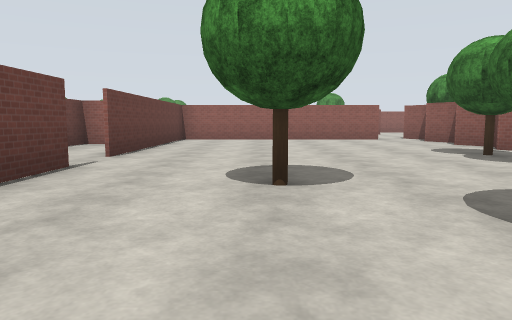
View 1 (above)

24 first-person views from a walk through a Gazebo world. The camera is 1.3 m above the floor, tilts 6° down and sees 70° across. The floor is counted in squares, 2.5 m on a side. Each view is taken from the middle of a square. On the plan, view 1 faces up. The plan holds only what a view shows up to about 9 squares ahead; the rest is blank. The place goes on beyond the plan. Gazebo's built-in surfaces are drawn with simple patterns. Some stock models are drawn as simple stand-ins. Some surface patterns are stand-ins.

View 2
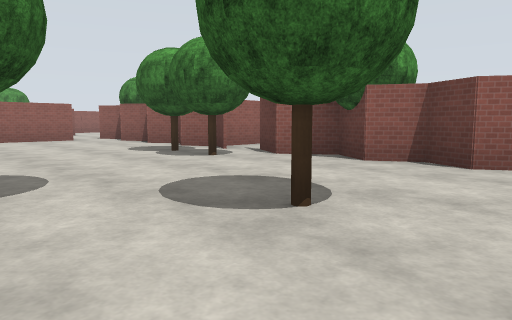

View 3
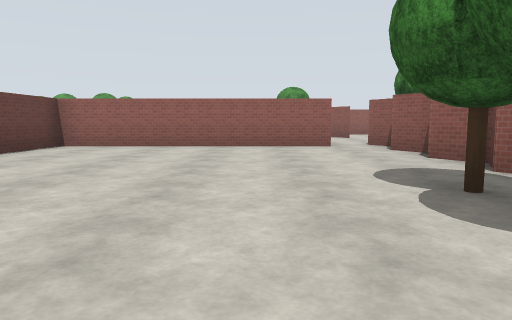

View 4
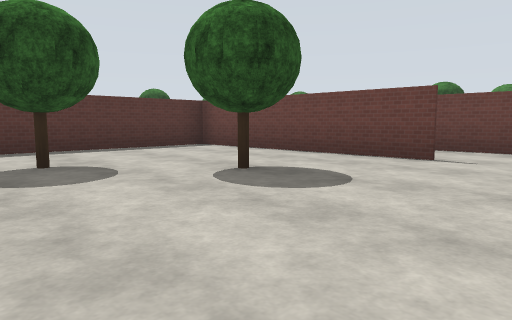

View 5
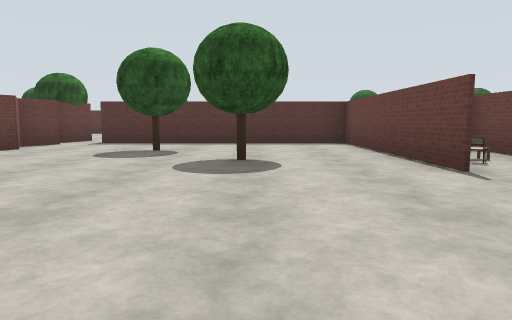

View 6
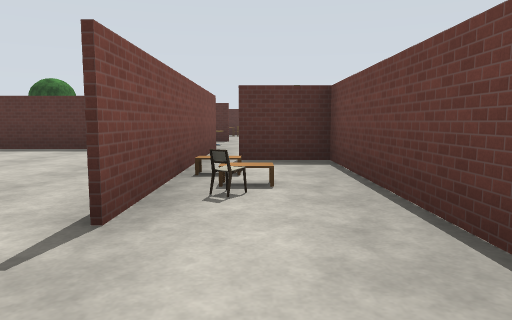

View 7
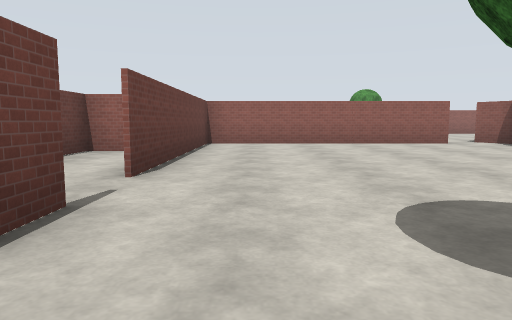

View 8
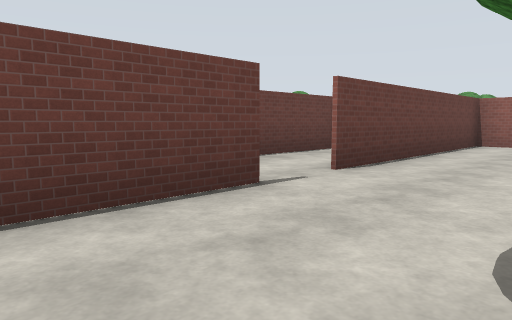

View 9
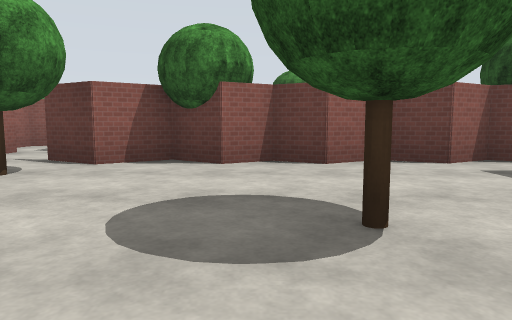

View 10
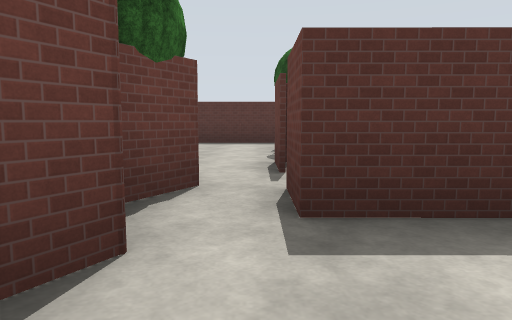

View 11
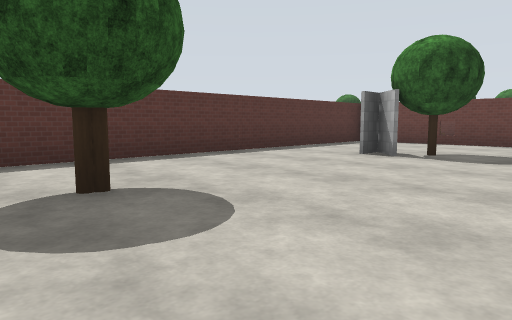

View 12
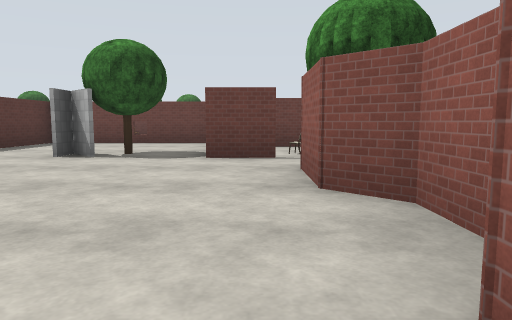

View 13
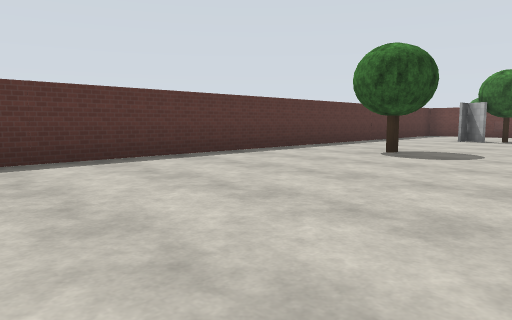

View 14
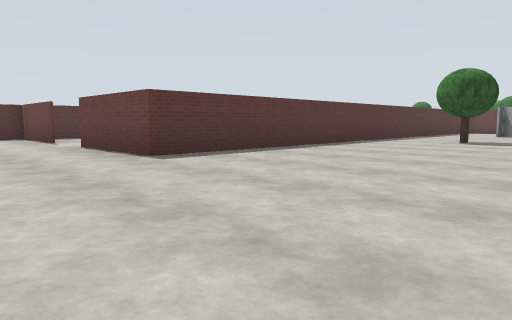

View 15
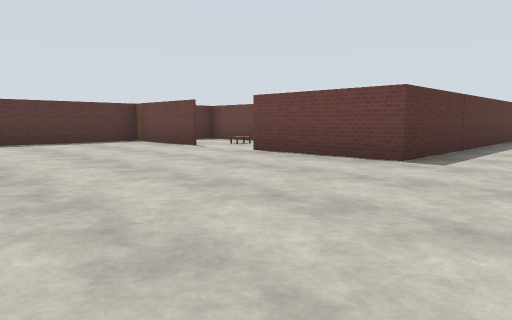

View 16
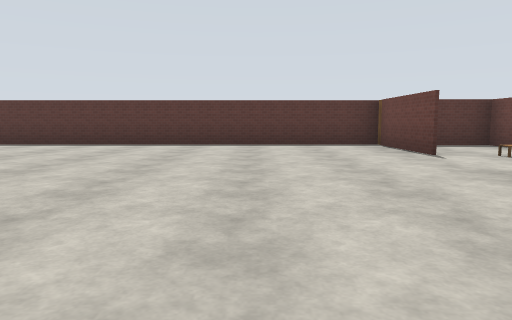

View 17
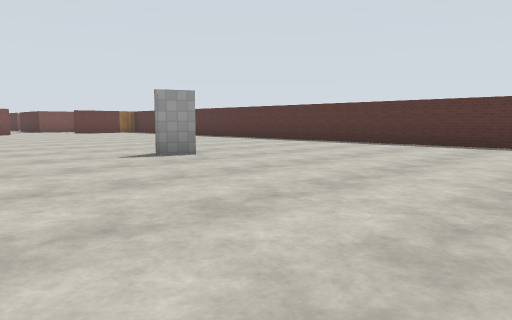

View 18
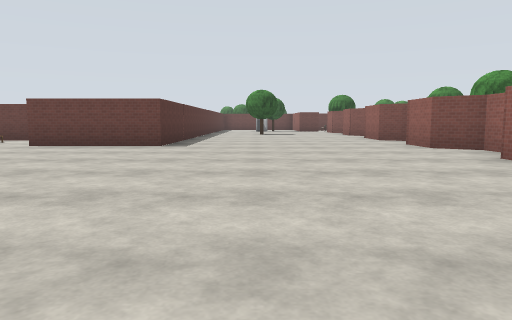

View 19
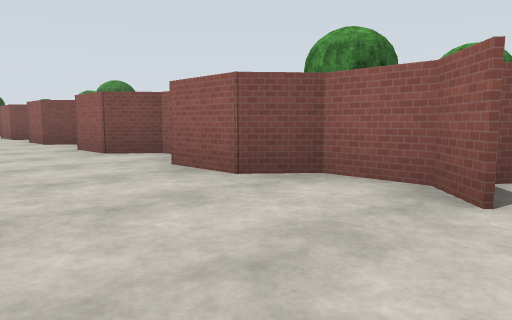

View 20
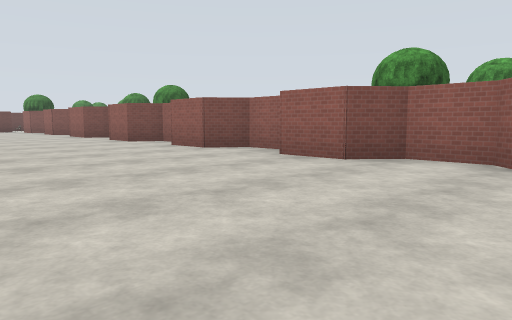

View 21
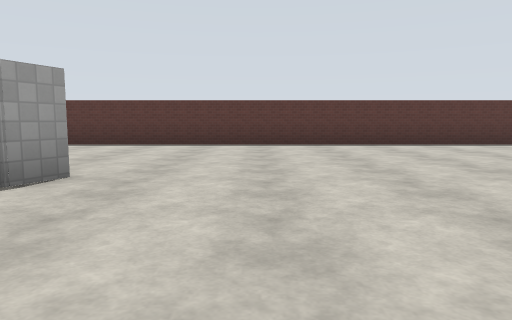

View 22
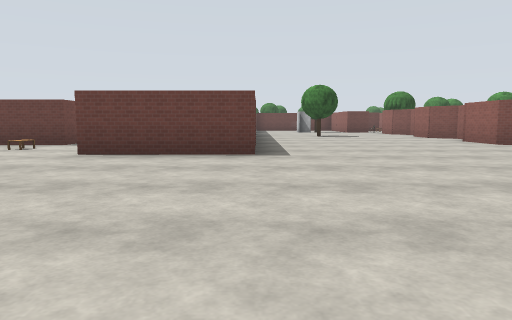

View 23
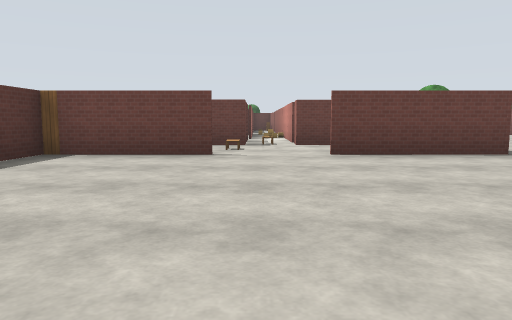

View 24
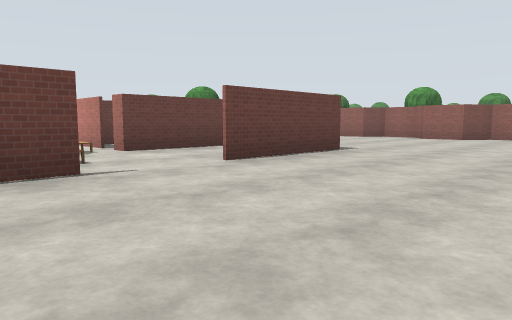

### Floor plan
Ten units are one square. View 1 is at (0, 0); x grows to the right and y downward. Boxes are objects, and circles mark ways between rooms. Rooms are numbered by the first view taken in them; rooms with no view inside come last. Other rooms are left out.
<svg viewBox="-45 -117 305 276">
<path fill="none" stroke="#000" d="M-22 -43 -22 9 25 9M45 -53 49 -61 45 -68 49 -75 44 -83M48 -34 44 -40 50 -49M49 -90 46 -94M36 -107 -22 -107 -22 -53M45 4 49 -3 45 -11 48 -18 44 -25M50 -105 45 -112M-33 -85 -40 -85 -40 -10 -27 -10M-22 11 -22 -43M169 19 163 19 159 25 146 25M127 25 119 25M152 126 152 154 255 154M205 19 196 19 191 25 179 25M247 105 250 98M245 26 239 19 229 19 224 25 211 25M75 19 68 19 62 25 56 25M37 54 31 59 36 59M47 15 49 11 45 4M38 27 38 37M14 20 14 26M-1 80 153 80 152 109M1 42 1 70M128 124 128 150 141 150M128 80 128 111"/>
<rect x="-5" y="-35" width="10" height="10" fill="#bbb"><title>tree</title></rect>
<rect x="15" y="-15" width="10" height="10" fill="#bbb"><title>tree</title></rect>
<rect x="35" y="-55" width="10" height="10" fill="#bbb"><title>tree</title></rect>
<rect x="35" y="-65" width="10" height="10" fill="#bbb"><title>tree</title></rect>
<rect x="45" y="-35" width="10" height="10" fill="#bbb"><title>tree</title></rect>
<rect x="45" y="-105" width="10" height="10" fill="#bbb"><title>tree</title></rect>
<rect x="-35" y="-25" width="10" height="10" fill="#bbb"><title>coffee table</title></rect>
<rect x="-35" y="-35" width="10" height="10" fill="#bbb"><title>chair</title></rect>
<rect x="-35" y="-45" width="10" height="10" fill="#bbb"><title>coffee table</title></rect>
<rect x="25" y="45" width="10" height="10" fill="#bbb"><title>tree</title></rect>
<rect x="25" y="15" width="10" height="10" fill="#bbb"><title>other object</title></rect>
<rect x="45" y="15" width="10" height="10" fill="#bbb"><title>tree</title></rect>
<rect x="75" y="55" width="10" height="10" fill="#bbb"><title>tree</title></rect>
<rect x="115" y="115" width="20" height="10" fill="#bbb"><title>other object</title></rect>
<rect x="135" y="115" width="10" height="10" fill="#bbb"><title>other object</title></rect>
<circle cx="-20" cy="-50" r="3" fill="#2a7"/>
<circle cx="35" cy="10" r="3" fill="#2a7"/>
<circle cx="150" cy="115" r="3" fill="#2a7"/>
<circle cx="140" cy="100" r="3" fill="#2a7"/>
<text x="10" y="-50">1</text>
<text x="-30" y="-50">2</text>
<text x="160" y="70">3</text>
<text x="140" y="120">4</text>
<text x="140" y="90">5</text>
</svg>
Room 1 opens to room 2. Room 1 opens to room 3. Room 3 opens to room 4. Room 4 opens to room 5.

Where each view was taken, in squares from view 1:
view 1: 0 up, 0 right, facing up
view 2: 0 up, 0 right, facing up-right
view 3: 3 up, 2 right, facing up
view 4: 6 up, 3 right, facing down-left
view 5: 8 up, 0 right, facing down
view 6: 6 up, 3 left, facing down
view 7: 2 up, 1 left, facing up
view 8: 2 up, 0 right, facing up-left
view 9: 2 up, 0 right, facing right
view 10: 1 up, 4 right, facing down
view 11: 3 down, 9 right, facing down-left
view 12: 3 down, 9 right, facing left
view 13: 3 down, 14 right, facing down-left
view 14: 3 down, 18 right, facing down-left
view 15: 6 down, 20 right, facing down-left
view 16: 7 down, 18 right, facing down
view 17: 7 down, 20 right, facing down-right
view 18: 6 down, 23 right, facing left
view 19: 5 down, 25 right, facing up-left
view 20: 7 down, 25 right, facing up-left
view 21: 7 down, 23 right, facing down
view 22: 8 down, 21 right, facing left
view 23: 12 down, 21 right, facing left
view 24: 14 down, 19 right, facing up-left
